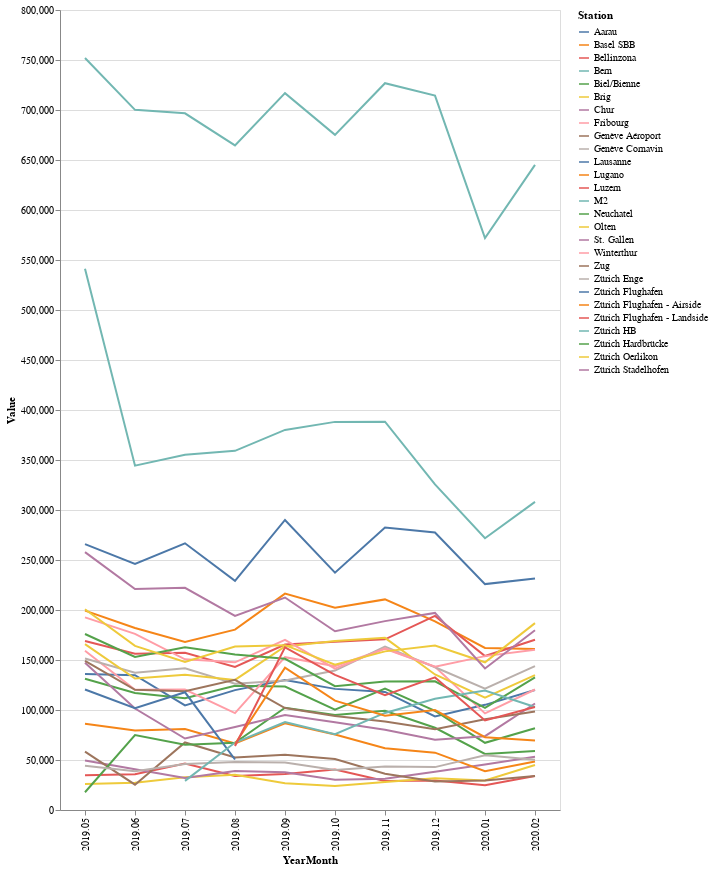
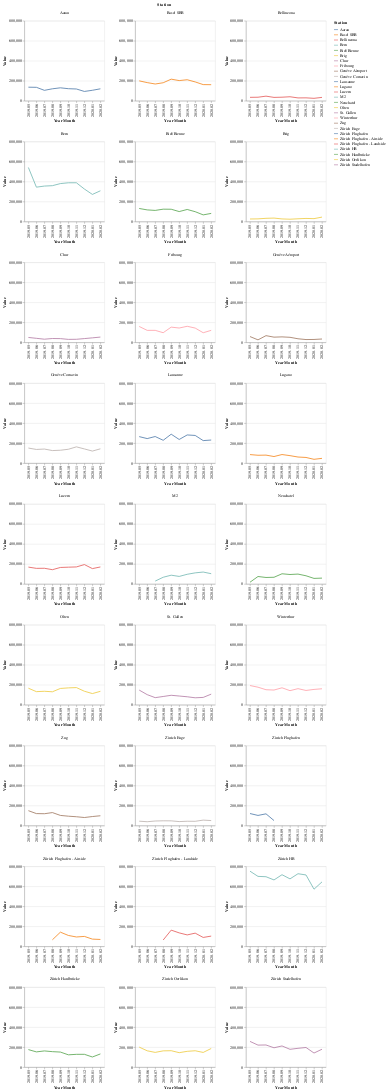

Write notebook code for charts like these, in order.
### Markdown cell above
# Graph

### Code cell
chart_data = ax_months.copy()

single_chart = alt.Chart(chart_data).mark_line().encode(
    x="YearMonth:O",
    y="Value:Q",
    color="Station",
    tooltip=["Station", 'YearMonth', 'Value']
).properties(width=500, height=800)

facets = alt.Chart(chart_data).mark_line().encode(
    x="YearMonth:O",
    y="Value:Q",
    color="Station",
    facet=alt.Facet("Station:N"),
    tooltip=['YearMonth', 'Value']
).properties(width=200, height=200, columns=3).resolve_axis(y="independent", x="independent")

single_chart.display()
facets.display()

### Figure 1 — Vega-Lite specification as saved in the notebook (floating-point values rounded to 4 significant figures; data arrays with more than 128 entries replaced by an {"elided": "..."} marker saying what was removed)
{"$schema": "https://vega.github.io/schema/vega-lite/v3.4.0.json", "config": {"mark": {"tooltip": null}, "view": {"height": 300, "width": 400}}, "data": {"name": "data-6626fdf50fcd347386157f8a466cfeb7"}, "datasets": {"data-6626fdf50fcd347386157f8a466cfeb7": {"elided": "256 records"}}, "encoding": {"color": {"field": "Station", "type": "nominal"}, "tooltip": [{"field": "Station", "type": "nominal"}, {"field": "YearMonth", "type": "nominal"}, {"field": "Value", "type": "quantitative"}], "x": {"field": "YearMonth", "type": "ordinal"}, "y": {"field": "Value", "type": "quantitative"}}, "height": 800, "mark": "line", "width": 500}

### Figure 2 — Vega-Lite specification as saved in the notebook (floating-point values rounded to 4 significant figures; data arrays with more than 128 entries replaced by an {"elided": "..."} marker saying what was removed)
{"$schema": "https://vega.github.io/schema/vega-lite/v3.4.0.json", "columns": 3, "config": {"mark": {"tooltip": null}, "view": {"height": 300, "width": 400}}, "data": {"name": "data-6626fdf50fcd347386157f8a466cfeb7"}, "datasets": {"data-6626fdf50fcd347386157f8a466cfeb7": {"elided": "256 records"}}, "encoding": {"color": {"field": "Station", "type": "nominal"}, "facet": {"field": "Station", "type": "nominal"}, "tooltip": [{"field": "YearMonth", "type": "nominal"}, {"field": "Value", "type": "quantitative"}], "x": {"field": "YearMonth", "type": "ordinal"}, "y": {"field": "Value", "type": "quantitative"}}, "height": 200, "mark": "line", "resolve": {"axis": {"x": "independent", "y": "independent"}}, "width": 200}
